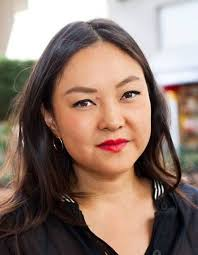
#> input picture yeux/clignement/test.jpg, 198 x 255 px, given in place of yeux.mp4, which was not available
$ python main.py
#> lines starting #> are read from the running program, lines starting #| are printed output that depends on the picture; pictures that were not available may be replaced by others from this repository, and a replacement may not be noted
import numpy as np
import cv2


from image_processing import pre_initialisation
from image_processing import y_eye_position
from image_processing import qualibrage
from image_processing import x_eye_position
from image_processing import association
from image_processing import pre_initialisation


def video_capture_yeux():
    """Here we lunch the video display (pc cam) with VideoCapture"""

    #We initialize list
    FIT_LIST = []
    LIST_RIGHT_LEFT = []
    QUALIFER_LIST = []

    video = cv2.VideoCapture("video/yeux.mp4")

    while(True):

        #Eyes haarcascade
        left_eye = cv2.CascadeClassifier('haar/haarcascade_lefteye_2splits.xml')
        facesa = cv2.CascadeClassifier('haar/haarcascade_frontalface_alt2.xml')

        #We define the current frame and resize it
        ret, frame = video.read()
#> frame is the input picture: shape (255, 198, 3); mean B, G, R 110, 121.2, 143.9
        frame = cv2.resize(frame, (600, 600))
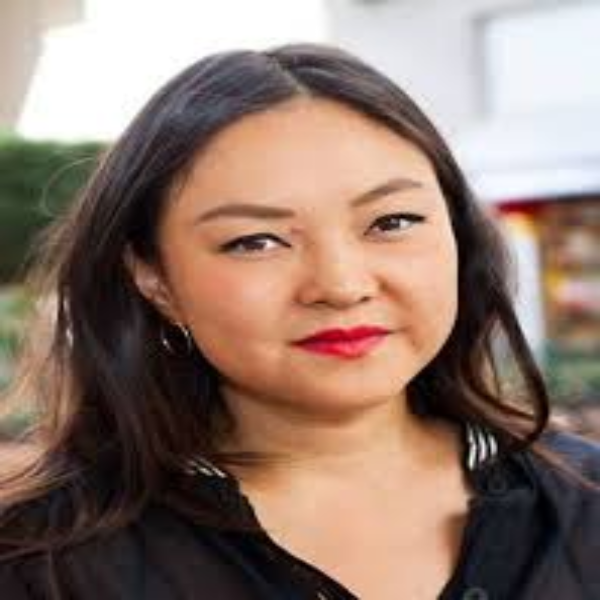
#> frame: shape (600, 600, 3); mean B, G, R 109.9, 121.1, 143.8
        gray = cv2.cvtColor(frame, cv2.COLOR_BGR2GRAY)
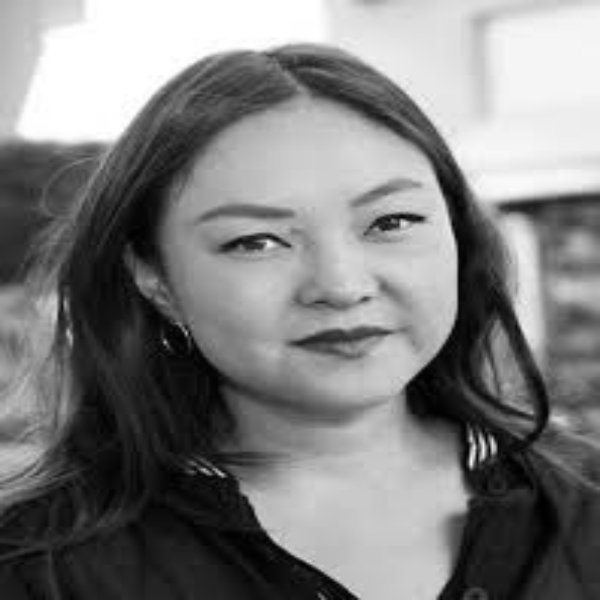
#> gray: shape (600, 600); min 0, max 255, mean 126.6

        faces = facesa.detectMultiScale(
            gray, 1.3, 5)
#> faces = [[166, 112, 316, 316]]

        for (x,y,w,h) in faces:
            roi_gray = gray[y:y+h, x:x+w]
            roi_color = frame[y:y+h, x:x+w]
#> this loop made 1 pass
#> pass 1, in video_capture_yeux, `roi_gray = gray[y:y+h, x:x+w]`:
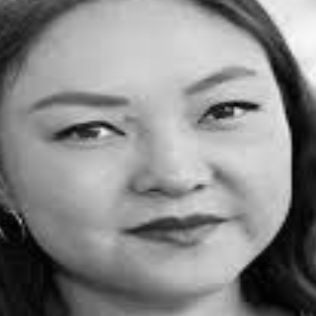
#> roi_gray: shape (316, 316); min 0, max 249, mean 136
#> pass 1, in video_capture_yeux, `roi_color = frame[y:y+h, x:x+w]`:
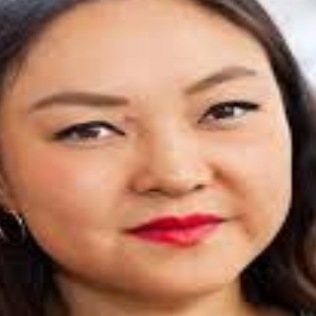
#> roi_color: shape (316, 316, 3); mean B, G, R 101.5, 124.5, 171.9

        #We try to detect eyes into the frame
        eyes = left_eye.detectMultiScale(roi_gray,
                                         minSize=(40, 40),
                                         minNeighbors=2)
#> eyes = [[58, 87, 69, 69], [127, 159, 50, 50], [190, 62, 75, 75]]

        #we fill in our list of the current position
        #of the eyes in order to make an average of
        #them and then to be able to continue them.
        if len(FIT_LIST) < 50:
            pre_initialisation(eyes, FIT_LIST, roi_color)
#> (this line was passed over: image_processing is not available in this run)
            print("initialisation")

        #Now we catch the current position and
        #if the eyes move by -5 pixels for example
        #(on the y-axis) it is because the person looked up.
        else:
            pos_y = y_eye_position(eyes, FIT_LIST, roi_color)
            pos_x = x_eye_position(eyes, LIST_RIGHT_LEFT, roi_color)

            association(pos_y, pos_x, FIT_LIST)

            if pos_y!= None:
                QUALIFER_LIST.append(pos_y)
            qualibration = qualibrage(QUALIFER_LIST)
            if qualibration == "qualibration":
                FIT_LIST = []


            #If the person bent down, got up ...
            #We empty the list to re-initialize
            if pos_y in ("the person bent down",
                         "the person got up",
                         "the person lifted his head",
                         "the person has dropped his head"):

                FIT_LIST = []


        cv2.imshow('EYES CAPTURE', frame)


        if cv2.waitKey(1) & 0xFF == ord('q'):
#> (key q is pressed here)
            break

    video.release()
    cv2.destroyAllWindows()


if __name__ == "__main__":
    video_capture_yeux()
